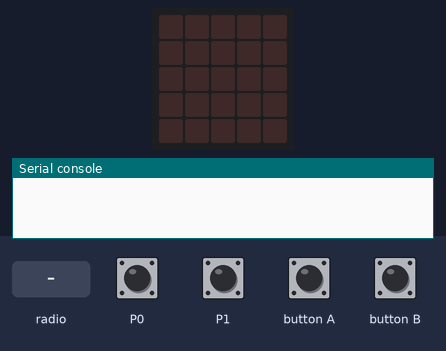
The program below on a simulated BBC micro:bit running MicroPython. On the bench: the board's 5×5 LED display, the last lines printed to the serial console. The test bench sets the inputs (shaded band). No radio messages arrive unless stated (any console line starting 'radio sent:' is added by the test bench); the 48×5 strip is a reading aid, not a part: it shows the text the display is scrolling, unrolled, one strip-width of it at a time.

Above: at 1.2 s.
1.3 s: button B pressed for 0.15 s
2.9 s: button A pressed for 0.15 s
5.9 s: radio message "50" arrives
At 8.7 s:
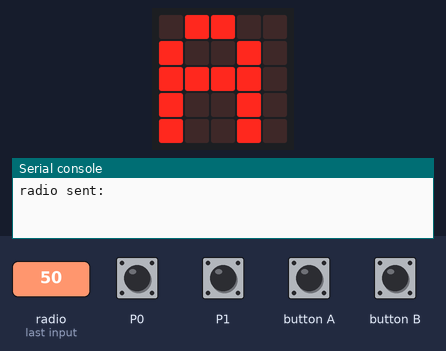
8.9 s: touch pin P1 pressed for 1 s
At 11.0 s:
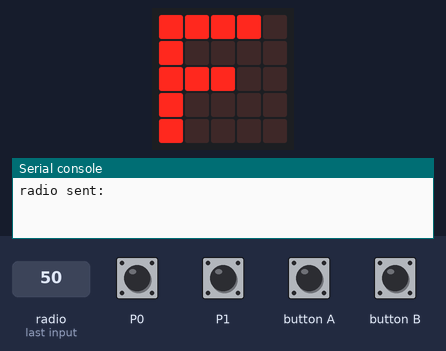
11.4 s: touch pin P1 pressed for 0.15 s
At 12.3 s:
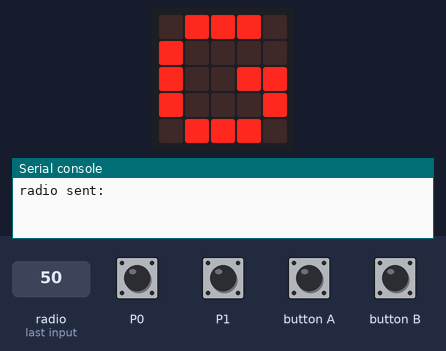
13.0 s: button A pressed for 1 s
At 14.8 s:
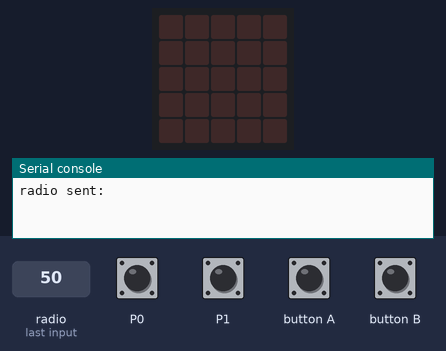
Timing chart, 0 to 16.3 s (numbered marks = the images above; inputs shaded):
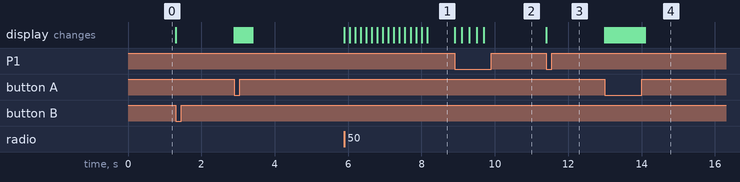

The program:

Texting_nocomments.py
```python
from microbit import *
import radio
import random
import microbit

radio.config(length=251, channel=53, power=4)

sending = 1

def Phone():
    radio.on()
    alltexts = []
    while True:

        msg = str(radio.receive())

        global sending

        if sending >= 2:
            sending = 0


        # Select Page
        while sending == 1:
            message = 0
            messages = ['A', 'B', 'C', 'D', 'E', 'F', 'G', 'H', 'I', 'J', 'K', 'L', 'M', 'N', 'O', 'P', 'Q', 'R', 'S', 'T', 'U', 'V', 'W', 'X', 'Y', 'Z', '0', '1', '2', '3', '4', '5', '6', '7', '8', '9', '(', ')', '"', ':)', ':(']
            global tosend
            tosend = messages[message]
            sentance = []

            while True:

                if message >= int(len(messages)):
                    message = int(len(messages))

                else:
                    if msg != 'None':
                        display.scroll(msg)
                        display.show(tosend)

                if microbit.pin0.is_touched():
                    message = message - 1
                    tosend = messages[message]
                    display.show(tosend, delay=200)
                    sleep(200)

                if microbit.pin1.is_touched() and tosend != 9:
                    message = message + 1
                    tosend = messages[message]
                    display.show(tosend, delay=200)
                    sleep(200)


                msg = str(radio.receive())

                if microbit.button_a.is_pressed():
                    sentance.append(tosend)
                    tosend = messages[message]
                    display.scroll(tosend, delay=50)


                if sending == 1 and microbit.button_b.is_pressed():
                    radio.send(''.join(sentance))
                    display.scroll(''.join(sentance))
                    sentance = []
                    break
            break


Phone()
        
```

Measured:
- after the input at 5.9 s, the display: first changes at once (image 1 shows a later state)
- after the input at 8.9 s, the display: first changes at once (image 2 shows a later state)
- after the input at 11.4 s, the display: changes at once (image 3)
- after the input at 13.0 s, the display: first changes at once (image 4 shows a later state)
